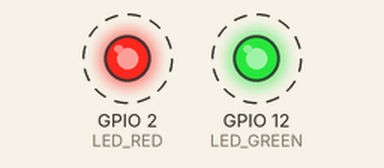
A program run on a simulated ESP32. Shown: output pins drawn as LEDs (lit = HIGH). Dashed ring = blinking. What the program prints to the serial monitor is not drawn.

Above: at 0.22 s.
Timing chart, 0 to 4.7 s (numbered marks = the images above):
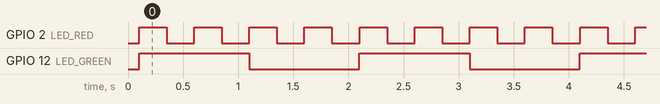

The program:

main.cpp
```cpp
#include <Arduino.h>
#include "device.h"

void taskBlinkRed(void* arg);
void taskBlinkGreen(void* arg);

void setup() {
  Serial.begin(115200);
  delay(100);
  pinMode(LED_BUILTIN, OUTPUT);
  pinMode(LED_RED, OUTPUT);
  pinMode(LED_GREEN, OUTPUT);

  xTaskCreatePinnedToCore(taskBlinkRed, "Blink Led Red", 2048, NULL, 2, NULL, 0);
  xTaskCreatePinnedToCore(taskBlinkGreen, "Blink Led Green", 2048, NULL, 1, NULL, 1);
}

void loop() {
  vTaskDelay(0);
}

void taskBlinkRed(void* arg)
{
  for(;;)
  {
    TickType_t nTickStart = xTaskGetTickCount();
    digitalWrite(LED_RED, HIGH);
    // vTaskDelay(100/portTICK_PERIOD_MS);
    delay(250);
    digitalWrite(LED_RED, LOW);
    delay(250);
    // vTaskDelay(900/portTICK_PERIOD_MS);

    TickType_t nElapaseTick = xTaskGetTickCount() - nTickStart;
    Serial.printf("[Red] Core-%d : %u\n", xPortGetCoreID(), nElapaseTick);
  }
}

void taskBlinkGreen(void* arg)
{
  for(;;)
  {
    TickType_t nTickStart = xTaskGetTickCount();
    digitalWrite(LED_GREEN, HIGH);
    vTaskDelay(1000/portTICK_PERIOD_MS);
    digitalWrite(LED_GREEN, LOW);
    vTaskDelay(1000/portTICK_PERIOD_MS);

    TickType_t nElapaseTick = xTaskGetTickCount() - nTickStart;
    Serial.printf("[Green] Core-%d : %u\n", xPortGetCoreID(), nElapaseTick);
  }
}
```

device.h
```cpp
#if defined(ESP8266)
  #define PIN_SW     D5
  #define PIN_SCL    D1
  #define PIN_SDA    D2
  #define PIN_DHT    D3
  #define PIN_SW     D5
  #define LED_GREEN  D6
  #define LED_YELLOW D7
  #define LED_RED    D8
#elif defined(ESP32)
  #if !defined(LED_BUILTIN) // ESP32Cam
    #define LED_BUILTIN 33
  #endif
  #define LED_FLASH   4
  #define LED_RED     2
  // #define LED_YELLOW 12
  #define LED_GREEN  12
  #define PIN_SW      0
  #define PIN_DHT    13 // pin 2, 12: program failed, 16: dht read error
  #define PIN_SDA    14
  #define PIN_SCL    15
#endif

#define LED_BUILTIN_ON  0
#define LED_BUILTIN_OFF 1

#define LED_ON  1
#define LED_OFF 0
```

Measured:
- by itself, GPIO 2 (LED_RED): alternates HIGH for 0.25 s and LOW for 0.25 s
- by itself, GPIO 12 (LED_GREEN): alternates HIGH for 1.0 s and LOW for 1.0 s
- by itself, everything shown: repeats every 2.0 s, in 8 steps
